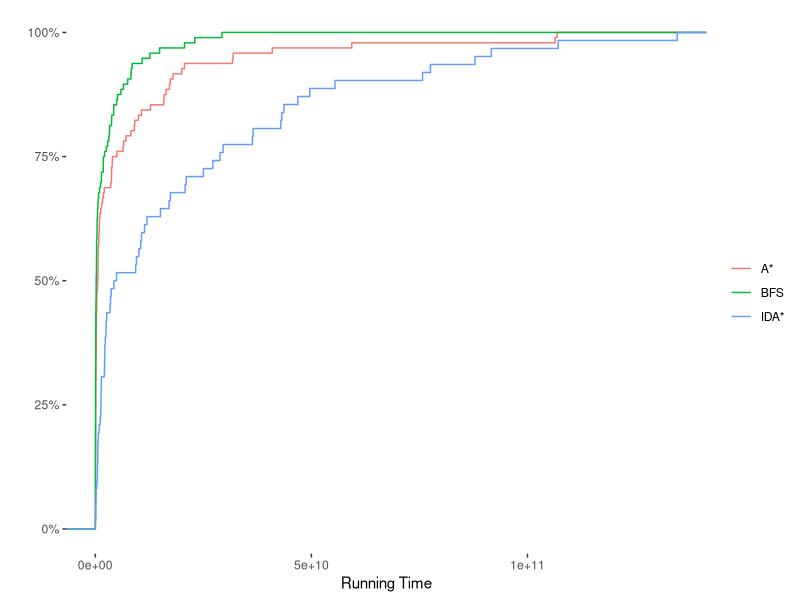
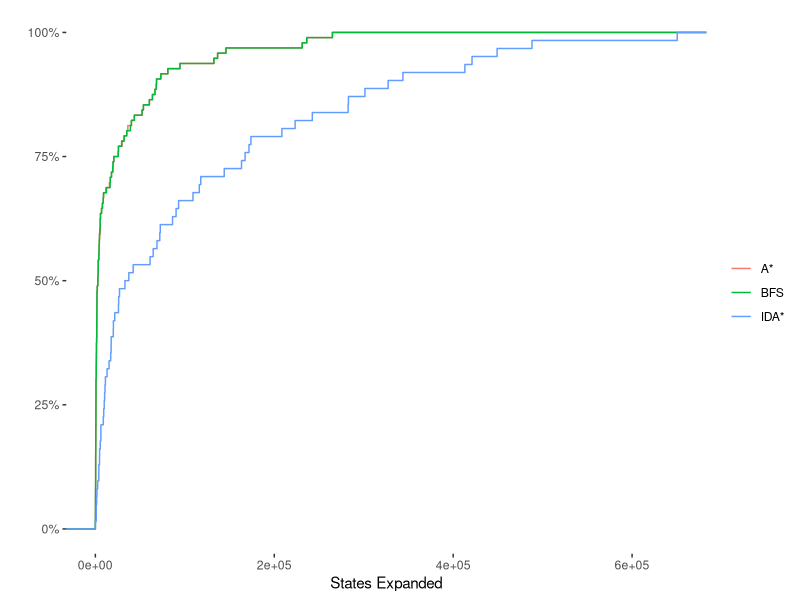
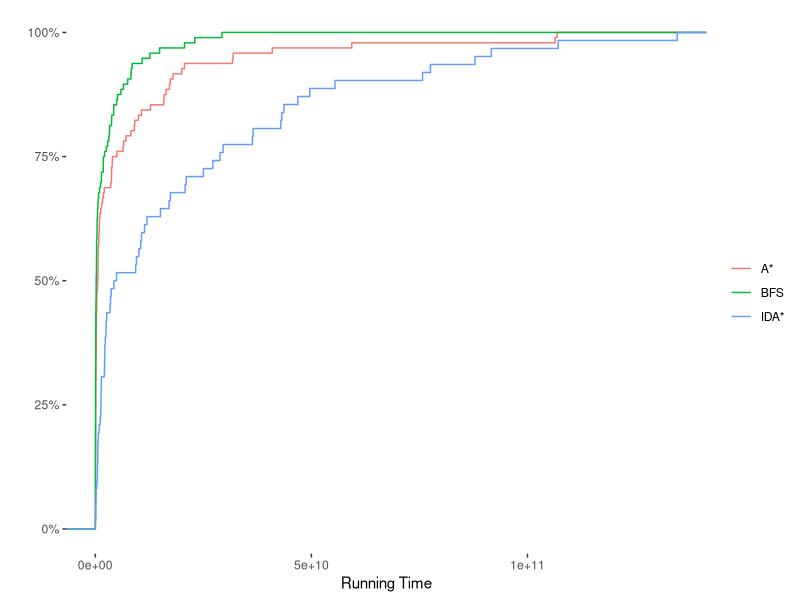
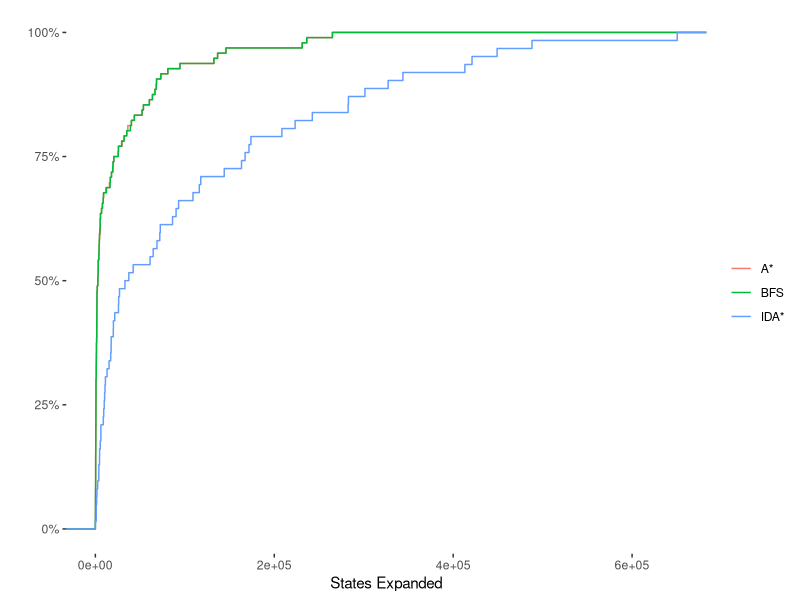

Here is the R script that generated these plots, in order:
a_star = read.csv('a_star.csv')
a_star$alg = 'A*'
bfs = read.csv('bfs.csv')
bfs$alg = 'BFS'
ida = read.csv('ida_star.csv')
ida$alg = 'IDA*'
tot = rbind(a_star, ida, bfs)
tot[tot==-1] = NA

library(ggplot2)
library(scales)

ggplot(tot, aes(x = RunningTime..in.ns., color = alg)) + 
  stat_ecdf() +
  xlab("Running Time") +
  ylab("") +
  scale_color_discrete("") +
  scale_y_continuous(labels = percent) +
  scale_x_continuous(limits = c(0, max(tot$RunningTime..in.ns., na.rm = T))) +
  theme_grey() +
  theme(panel.background = element_blank())
ggsave("runtime.png")

ggplot(tot, aes(x = X.States, color = alg)) + 
  stat_ecdf() +
  xlab("States Expanded") +
  ylab("") + 
  scale_color_discrete("") +
  scale_y_continuous(labels = percent) +
  scale_x_continuous(limits = c(0, max(tot$X.States, na.rm=T))) +
  theme_grey() +
  theme(panel.background = element_blank())
ggsave("states.png")